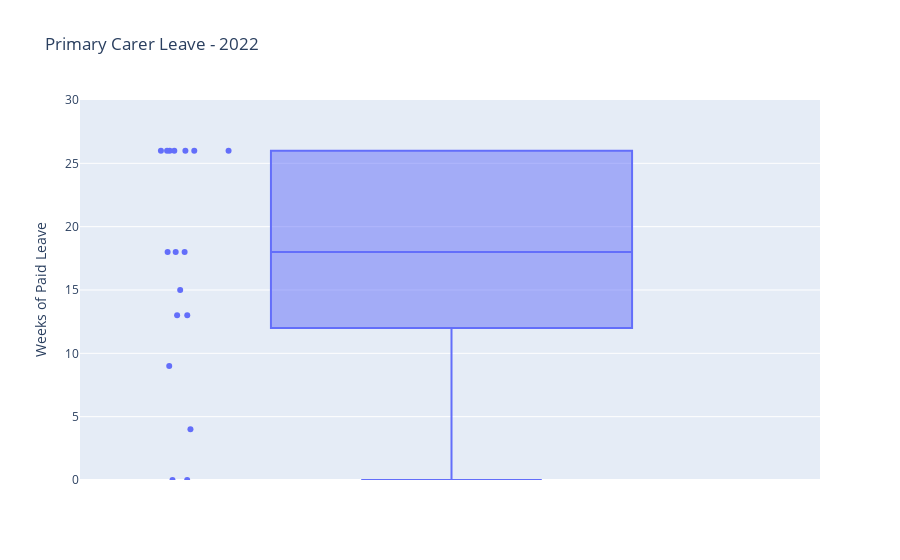

Notebook code for this chart:
### Code cell
df = pd.read_excel('parental leave data.xlsx', index_col='index_col')
fig = px.box(df, y="primary_paid", 
             points='all',
             category_orders={"firm_type_ts":['high', 'mid', 'low']},
             title="Primary Carer Leave - 2022",
             hover_data=["firm"] # add day column to hover data, 
             
            )

fig.update_yaxes(title="Weeks of Paid Leave", range=[0,30])


fig.add_box()
fig.show()

### Figure 1 — Plotly figure (JSON) as saved in the notebook; plotly's stock layout.template omitted (floating-point values rounded to 4 significant figures)
{"data": [{"alignmentgroup": "True", "boxpoints": "all", "customdata": [["AJ Park"], ["Anderson Lloyd"], ["Anthony Harper"], ["Bell Gully"], ["Buddle Findlay"], ["Chapman Tripp"], ["Davenports"], ["Dentons Kensington Swan"], ["DLA piper"], ["Duncan Cotterill"], ["Gilbert Walker"], ["Glaistor Ennor"], ["Greenwood Roche"], ["Grimshaw & Co"], ["Haigh Lyon"], ["Harmon Horton Lusk"], ["Hesketh Henry"], ["Hudson Gavin Martin"], ["Lane Neave"], ["Lee Salmon Long"], ["Lowndes Jordan"], ["Martelli McKegg"], ["Mayne Wetherll"], ["McVeagh Fleming"], ["Meredith Connell"], ["Minter Ellison Rudd Watts"], ["Morris Legal"], ["Rice Spier"], ["Russell McVeagh"], ["Simpson Grierson"], ["Tompkins Wake"], ["Turner Hopkins"], ["Wilson Harle"], ["Wynn Williams"], ["Kindrik Partners"]], "hovertemplate": "primary_paid=%{y}<br>firm=%{customdata[0]}<extra></extra>", "legendgroup": "", "marker": {"color": "#636efa"}, "name": "", "notched": false, "offsetgroup": "", "orientation": "v", "showlegend": false, "type": "box", "x0": " ", "xaxis": "x", "y": [18, 26, 9, 18, 13, 26, null, 18, 26, 15, null, null, null, null, 0, null, 4, "yes", null, null, null, null, null, 0, 26, 26, null, null, 26, 26, null, null, null, null, 13], "y0": " ", "yaxis": "y"}, {"type": "box"}], "layout": {"boxmode": "group", "legend": {"tracegroupgap": 0}, "title": {"text": "Primary Carer Leave - 2022"}, "xaxis": {"anchor": "y", "domain": [0, 1]}, "yaxis": {"anchor": "x", "domain": [0, 1], "range": [0, 30], "title": {"text": "Weeks of Paid Leave"}}}}
